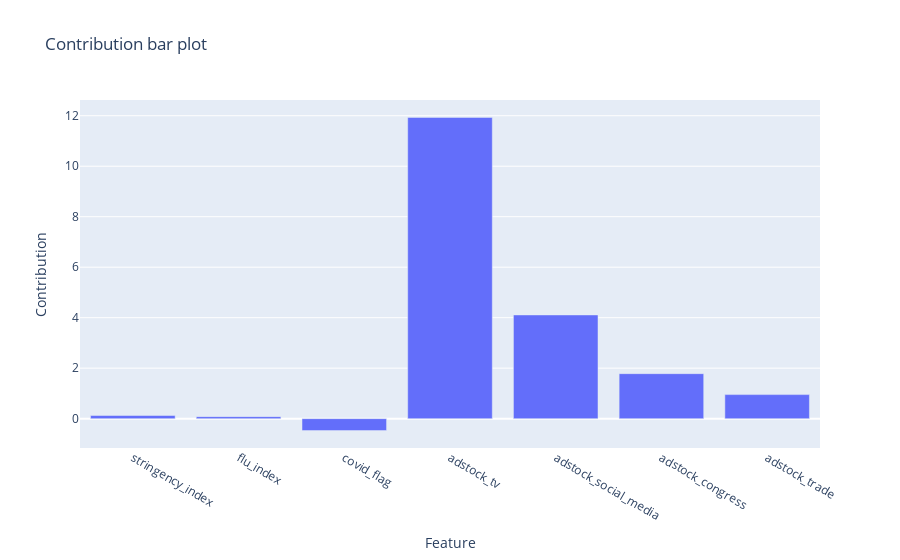

The notebook cell saved with this chart:
### Code cell
px.bar(
        y=adstock_hypertuning.model.coef_,
        x=X_train.columns,
        title='Contribution bar plot',
        labels={
            "x": "Feature",
            "y": "Contribution"
        }
)

### Figure 1 — Plotly figure (JSON) as saved in the notebook; plotly's stock layout.template omitted (floating-point values rounded to 4 significant figures)
{"data": [{"alignmentgroup": "True", "hovertemplate": "Feature=%{x}<br>Contribution=%{y}<extra></extra>", "legendgroup": "", "marker": {"color": "#636efa", "pattern": {"shape": ""}}, "name": "", "offsetgroup": "", "orientation": "v", "showlegend": false, "textposition": "auto", "type": "bar", "x": ["stringency_index", "flu_index", "covid_flag", "adstock_tv", "adstock_social_media", "adstock_congress", "adstock_trade"], "xaxis": "x", "y": [0.1239, 0.07996, -0.4736, 11.93, 4.109, 1.782, 0.9526], "yaxis": "y"}], "layout": {"barmode": "relative", "legend": {"tracegroupgap": 0}, "title": {"text": "Contribution bar plot"}, "xaxis": {"anchor": "y", "domain": [0, 1], "title": {"text": "Feature"}}, "yaxis": {"anchor": "x", "domain": [0, 1], "title": {"text": "Contribution"}}}}
